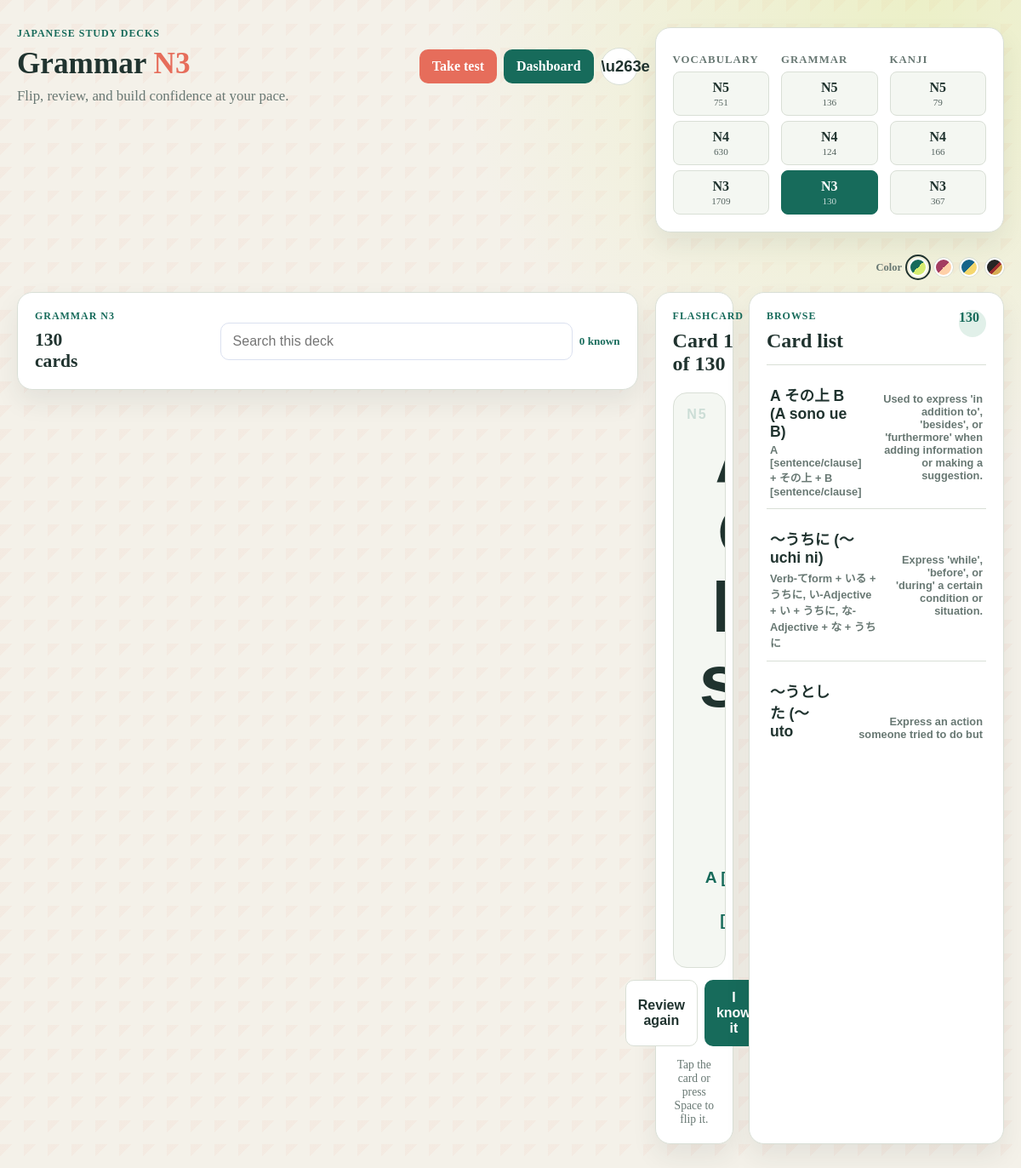
Page /study/grammar/N3 (signed in) on the committed database.
### app.py (models this page shows)
class Grammar(db.Model):
    id = db.Column(db.Integer, primary_key=True)
    level = db.Column(db.String(2), nullable=False)
    point = db.Column(db.String(300), nullable=False)
    meaning = db.Column(db.Text, nullable=False)
    formation = db.Column(db.Text, nullable=False, default='')
    example_japanese = db.Column(db.Text, nullable=False, default='')
    example_english = db.Column(db.Text, nullable=False, default='')
    __table_args__ = (db.UniqueConstraint('level', 'point', name='unique_grammar_level_point'),)

### app.py (the view)
@app.route('/study/<category>/<level>')
@login_required
def study_deck(category, level):
    category = category.lower()
    level = level.upper()
    if category not in {'vocabulary', 'grammar', 'kanji'} or level not in {'N5', 'N4', 'N3'}:
        abort(404)
    if category == 'vocabulary':
        items = Vocabulary.query.filter_by(level=level).order_by(Vocabulary.id).all()
        data = [{'front': item.japanese, 'reading': item.reading, 'meaning': item.meaning,
                 'detail': item.example, 'type': item.part_of_speech} for item in items]
    elif category == 'grammar':
        items = Grammar.query.filter_by(level=level).order_by(Grammar.id).all()
        data = [{'front': item.point, 'reading': item.formation, 'meaning': item.meaning,
                 'detail': item.example_japanese, 'extra': item.example_english, 'type': 'grammar'} for item in items]
    else:
        items = Kanji.query.filter_by(level=level).order_by(Kanji.id).all()
        data = [{'front': item.character, 'reading': item.readings, 'meaning': item.meaning,
                 'detail': item.mnemonic, 'extra': item.vocabulary, 'type': 'kanji'} for item in items]
    counts = {
        'vocabulary': {deck_level: Vocabulary.query.filter_by(level=deck_level).count() for deck_level in ('N5', 'N4', 'N3')},
        'grammar': {deck_level: Grammar.query.filter_by(level=deck_level).count() for deck_level in ('N5', 'N4', 'N3')},
        'kanji': {deck_level: Kanji.query.filter_by(level=deck_level).count() for deck_level in ('N5', 'N4', 'N3')},
    }
    return render_template('study.html', category=category, level=level, items=data, counts=counts)

### app.py (called while the page is built)
@login_manager.user_loader
def load_user(user_id):
    return User.query.get(int(user_id))

### templates/study.html (shortened to what this page needs)
<!DOCTYPE html>
<html lang="en">
  <head>
    <link rel="stylesheet" href="{{ url_for('static', filename='style.css') }}" />
  </head>
  <body>
    <main class="container study-page">
      <header class="study-header">
        <div>
          <p class="eyebrow">Japanese study decks</p>
          <h1>{{ category|title }} <span class="level-mark">{{ level }}</span></h1>
          <p class="greeting">Flip, review, and build confidence at your pace.</p>
        </div>
        <div class="study-header-actions">
          <a class="button-link test-header-link" href="{{ url_for('test_deck', category=category, level=level) }}">Take test</a>
          <a class="button-link" href="{{ url_for('home') }}">Dashboard</a>
          <button class="theme-toggle" id="themeToggle" type="button" aria-label="Switch to dark mode" title="Switch theme"><span id="themeIcon">&#9790;</span></button>
        </div>
      </header>
      <div class="theme-picker study-theme-picker" aria-label="Color theme">
        <span>Color</span>
        <button class="theme-swatch moss" type="button" data-theme="moss" aria-label="Moss theme"></button>
        <button class="theme-swatch sakura" type="button" data-theme="sakura" aria-label="Sakura theme"></button>
        <button class="theme-swatch ocean" type="button" data-theme="ocean" aria-label="Ocean theme"></button>
        <button class="theme-swatch samurai" type="button" data-theme="samurai" aria-label="Samurai theme"></button>
      </div>
      <section class="deck-nav card" aria-label="Study deck selection">
        <div class="deck-nav-group">
          <strong>Vocabulary</strong>
          {% for deck_level in ['N5', 'N4', 'N3'] %}
            <a class="deck-button" href="{{ url_for('study_deck', category='vocabulary', level=deck_level) }}">{{ deck_level }} <small>{{ counts['vocabulary'].get(deck_level, 0) }}</small></a>
          {% endfor %}
        </div>
        <div class="deck-nav-group">
          <strong>Grammar</strong>
          {% for deck_level in ['N5', 'N4', 'N3'] %}
            <a class="deck-button{% if category == 'grammar' and level == deck_level %} active{% endif %}" href="{{ url_for('study_deck', category='grammar', level=deck_level) }}">{{ deck_level }} <small>{{ counts['grammar'].get(deck_level, 0) }}</small></a>
          {% endfor %}
        </div>
        <div class="deck-nav-group">
          <strong>Kanji</strong>
          {% for deck_level in ['N5', 'N4', 'N3'] %}
            <a class="deck-button{% if category == 'kanji' and level == deck_level %} active{% endif %}" href="{{ url_for('study_deck', category='kanji', level=deck_level) }}">{{ deck_level }} <small>{{ counts['kanji'].get(deck_level, 0) }}</small></a>
          {% endfor %}
        </div>
      </section>
      {% if items %}
        <section class="study-toolbar card">
          <div><p class="eyebrow">{{ category|title }} {{ level }}</p><h2><span id="deckCount">{{ items|length }}</span> cards</h2></div>
          <div class="vocab-controls"><label class="sr-only" for="studySearch">Search deck</label><input id="studySearch" type="search" placeholder="Search this deck" /><span class="progress-label" id="knownLabel">0 known</span></div>
        </section>
        <section class="study-grid">
          <div class="card flashcard-panel">
            <div class="panel-heading"><div><p class="eyebrow">Flashcard</p><h2 id="cardPosition">Card 1 of {{ items|length }}</h2></div><a class="text-link" href="{{ url_for('test_deck', category=category, level=level) }}">Take test</a></div>
            <button class="flashcard" id="flashcard" type="button" aria-label="Show answer">
              <span class="flashcard-face flashcard-front"><span class="word-japanese" id="cardFront"></span><span class="word-reading" id="cardReading"></span><span class="flip-hint">Show answer</span></span>
            </button>
            <div class="flashcard-actions"><button class="learn-button" id="learningButton" type="button">Review again</button><button class="know-button" id="knownButton" type="button">I know it</button></div>
            <p class="deck-status" id="deckStatus" role="status">Tap the card or press Space to flip it.</p>
          </div>
          <div class="card word-list-panel"><div class="panel-heading"><div><p class="eyebrow">Browse</p><h2>Card list</h2></div><span class="history-count" id="visibleCount">{{ items|length }}</span></div><div class="word-list" id="wordList">{% for item in items %}<button class="word-row" type="button" data-index="{{ loop.index0 }}" data-search="{{ (item.front ~ ' ' ~ item.reading ~ ' ' ~ item.meaning)|lower }}"><span><strong>{{ item.front }}</strong><small>{{ item.reading }}</small></span><span class="word-row-meaning">{{ item.meaning }}</span></button>{% endfor %}</div></div>
        </section>
      {% else %}
        <section class="card empty-vocab"><p class="eyebrow">Deck unavailable</p><h2>No {{ category }} {{ level }} data has been imported yet.</h2><p>Choose another level, or add the matching source file and run the importer.</p></section>
      {% endif %}
    </main>
  </body>
</html>

### rows in the picture
Grammar: front "A その上 B (A sono ue B)", reading "A [sentence/clause] + その上 + B [sentence/clause]", meaning "Used to express 'in addition to', 'besides', or 'furthermore' when adding information or making a suggestion."
Grammar: front "～うちに (〜uchi ni)", reading "Verb-てform + いる + うちに, い-Adjective + い + うちに, な-Adjective + な + うちに", meaning "Express 'while', 'before', or 'during' a certain condition or situation."
Grammar: front "～うとした (〜uto…", meaning "Express an action someone tried to do but…"

### other values in the picture
{{ category|title }} "Grammar"
{{ level }} "N3"
{{ deck_level }} "N5" "N4" "N3"
{{ counts['vocabulary'].get(deck_level, 0) }} "751" "630" "1709"
{{ counts['grammar'].get(deck_level, 0) }} "136" "124" "130"
{{ counts['kanji'].get(deck_level, 0) }} "79" "166" "367"
{{ category|title }} "GRAMMAR"
{{ items|length }} "130"
